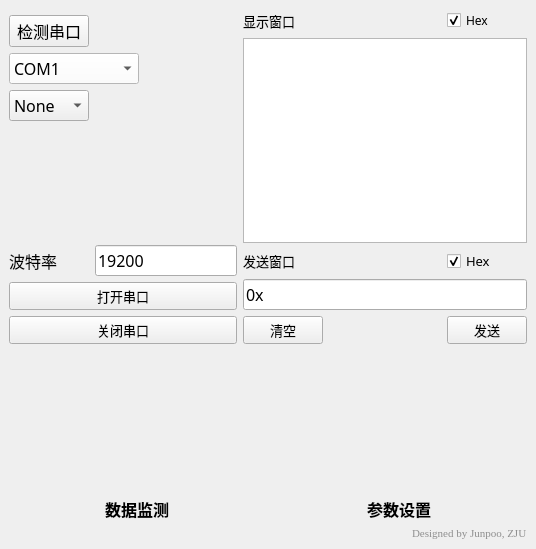
<?xml version="1.0" encoding="UTF-8"?>
<ui version="4.0">
 <class>MainWindow</class>
 <widget class="QMainWindow" name="MainWindow">
  <property name="enabled">
   <bool>true</bool>
  </property>
  <property name="geometry">
   <rect>
    <x>0</x>
    <y>0</y>
    <width>536</width>
    <height>549</height>
   </rect>
  </property>
  <property name="sizePolicy">
   <sizepolicy hsizetype="Fixed" vsizetype="Fixed">
    <horstretch>0</horstretch>
    <verstretch>0</verstretch>
   </sizepolicy>
  </property>
  <property name="maximumSize">
   <size>
    <width>671</width>
    <height>16777215</height>
   </size>
  </property>
  <property name="font">
   <font>
    <family>仿宋</family>
    <pointsize>12</pointsize>
    <weight>50</weight>
    <italic>false</italic>
    <bold>false</bold>
    <underline>false</underline>
    <strikeout>false</strikeout>
    <stylestrategy>PreferDefault</stylestrategy>
    <kerning>true</kerning>
   </font>
  </property>
  <property name="mouseTracking">
   <bool>false</bool>
  </property>
  <property name="contextMenuPolicy">
   <enum>Qt::DefaultContextMenu</enum>
  </property>
  <property name="acceptDrops">
   <bool>false</bool>
  </property>
  <property name="windowTitle">
   <string>MotoControl</string>
  </property>
  <property name="windowIcon">
   <iconset resource="Resource/Resource.qrc">
    <normaloff>:/img/motoicon.png</normaloff>:/img/motoicon.png</iconset>
  </property>
  <property name="autoFillBackground">
   <bool>false</bool>
  </property>
  <property name="styleSheet">
   <string notr="true"/>
  </property>
  <property name="locale">
   <locale language="Chinese" country="China"/>
  </property>
  <property name="iconSize">
   <size>
    <width>40</width>
    <height>40</height>
   </size>
  </property>
  <property name="dockNestingEnabled">
   <bool>false</bool>
  </property>
  <widget class="QWidget" name="centralwidget">
   <layout class="QGridLayout" name="gridLayout_4">
    <item row="1" column="0">
     <layout class="QGridLayout" name="gridLayout">
      <property name="sizeConstraint">
       <enum>QLayout::SetMaximumSize</enum>
      </property>
      <item row="0" column="0">
       <widget class="QPushButton" name="pushButton_6">
        <property name="styleSheet">
         <string notr="true"/>
        </property>
        <property name="text">
         <string>检测串口</string>
        </property>
       </widget>
      </item>
      <item row="1" column="3" colspan="2">
       <spacer name="horizontalSpacer">
        <property name="orientation">
         <enum>Qt::Horizontal</enum>
        </property>
        <property name="sizeHint" stdset="0">
         <size>
          <width>28</width>
          <height>20</height>
         </size>
        </property>
       </spacer>
      </item>
      <item row="4" column="1" colspan="4">
       <widget class="QLineEdit" name="lineEdit">
        <property name="text">
         <string>19200</string>
        </property>
       </widget>
      </item>
      <item row="3" column="0" colspan="5">
       <spacer name="verticalSpacer">
        <property name="orientation">
         <enum>Qt::Vertical</enum>
        </property>
        <property name="sizeType">
         <enum>QSizePolicy::Expanding</enum>
        </property>
        <property name="sizeHint" stdset="0">
         <size>
          <width>208</width>
          <height>28</height>
         </size>
        </property>
       </spacer>
      </item>
      <item row="1" column="0" colspan="3">
       <widget class="QComboBox" name="comboBox">
        <property name="styleSheet">
         <string notr="true">background-color: rgb(255, 255, 255);
</string>
        </property>
        <item>
         <property name="text">
          <string>COM1</string>
         </property>
        </item>
        <item>
         <property name="text">
          <string>COM2</string>
         </property>
        </item>
        <item>
         <property name="text">
          <string>COM3</string>
         </property>
        </item>
        <item>
         <property name="text">
          <string>COM4</string>
         </property>
        </item>
        <item>
         <property name="text">
          <string>COM5</string>
         </property>
        </item>
        <item>
         <property name="text">
          <string>COM6</string>
         </property>
        </item>
        <item>
         <property name="text">
          <string>COM7</string>
         </property>
        </item>
        <item>
         <property name="text">
          <string>COM8</string>
         </property>
        </item>
        <item>
         <property name="text">
          <string>COM9</string>
         </property>
        </item>
       </widget>
      </item>
      <item row="2" column="0">
       <widget class="QComboBox" name="comboBox_2">
        <item>
         <property name="text">
          <string>None</string>
         </property>
        </item>
        <item>
         <property name="text">
          <string>Even</string>
         </property>
        </item>
        <item>
         <property name="text">
          <string>Odd</string>
         </property>
        </item>
       </widget>
      </item>
      <item row="6" column="0" colspan="5">
       <widget class="QPushButton" name="pushButton_2">
        <property name="font">
         <font>
          <family>宋体</family>
          <pointsize>10</pointsize>
         </font>
        </property>
        <property name="styleSheet">
         <string notr="true"/>
        </property>
        <property name="text">
         <string>关闭串口</string>
        </property>
       </widget>
      </item>
      <item row="4" column="0">
       <widget class="QLabel" name="label">
        <property name="styleSheet">
         <string notr="true"/>
        </property>
        <property name="text">
         <string>波特率</string>
        </property>
       </widget>
      </item>
      <item row="5" column="0" colspan="5">
       <widget class="QPushButton" name="pushButton">
        <property name="font">
         <font>
          <family>宋体</family>
          <pointsize>10</pointsize>
         </font>
        </property>
        <property name="styleSheet">
         <string notr="true"/>
        </property>
        <property name="text">
         <string>打开串口</string>
        </property>
        <property name="autoDefault">
         <bool>false</bool>
        </property>
        <property name="default">
         <bool>false</bool>
        </property>
        <property name="flat">
         <bool>false</bool>
        </property>
       </widget>
      </item>
      <item row="0" column="4">
       <widget class="QLabel" name="label_4">
        <property name="sizePolicy">
         <sizepolicy hsizetype="Fixed" vsizetype="Fixed">
          <horstretch>0</horstretch>
          <verstretch>0</verstretch>
         </sizepolicy>
        </property>
        <property name="minimumSize">
         <size>
          <width>67</width>
          <height>28</height>
         </size>
        </property>
        <property name="maximumSize">
         <size>
          <width>67</width>
          <height>26</height>
         </size>
        </property>
        <property name="text">
         <string/>
        </property>
        <property name="pixmap">
         <pixmap resource="Resource/Resource.qrc">:/img/red.png</pixmap>
        </property>
        <property name="scaledContents">
         <bool>true</bool>
        </property>
       </widget>
      </item>
     </layout>
    </item>
    <item row="2" column="0" colspan="2">
     <layout class="QHBoxLayout" name="horizontalLayout">
      <property name="topMargin">
       <number>40</number>
      </property>
      <item>
       <layout class="QVBoxLayout" name="verticalLayout_3">
        <item alignment="Qt::AlignHCenter">
         <widget class="QPushButton" name="pushButton_3">
          <property name="sizePolicy">
           <sizepolicy hsizetype="Fixed" vsizetype="Fixed">
            <horstretch>0</horstretch>
            <verstretch>0</verstretch>
           </sizepolicy>
          </property>
          <property name="minimumSize">
           <size>
            <width>101</width>
            <height>101</height>
           </size>
          </property>
          <property name="font">
           <font>
            <family>Adobe Arabic</family>
            <pointsize>10</pointsize>
            <weight>75</weight>
            <bold>true</bold>
           </font>
          </property>
          <property name="autoFillBackground">
           <bool>false</bool>
          </property>
          <property name="styleSheet">
           <string notr="true">border-radius:50px;
background-image: url(:/img/button.png);

</string>
          </property>
          <property name="text">
           <string/>
          </property>
          <property name="autoDefault">
           <bool>false</bool>
          </property>
          <property name="default">
           <bool>false</bool>
          </property>
          <property name="flat">
           <bool>false</bool>
          </property>
         </widget>
        </item>
        <item alignment="Qt::AlignHCenter">
         <widget class="QLabel" name="label_5">
          <property name="font">
           <font>
            <family>Adobe Arabic</family>
            <pointsize>12</pointsize>
            <weight>75</weight>
            <bold>true</bold>
           </font>
          </property>
          <property name="styleSheet">
           <string notr="true"/>
          </property>
          <property name="text">
           <string>数据监测</string>
          </property>
         </widget>
        </item>
       </layout>
      </item>
      <item>
       <layout class="QVBoxLayout" name="verticalLayout">
        <item alignment="Qt::AlignHCenter">
         <widget class="QPushButton" name="pushButton_4">
          <property name="sizePolicy">
           <sizepolicy hsizetype="Fixed" vsizetype="Fixed">
            <horstretch>0</horstretch>
            <verstretch>0</verstretch>
           </sizepolicy>
          </property>
          <property name="minimumSize">
           <size>
            <width>101</width>
            <height>101</height>
           </size>
          </property>
          <property name="styleSheet">
           <string notr="true">border-radius:50px;
background-image: url(:/img/button.png);

</string>
          </property>
          <property name="text">
           <string/>
          </property>
          <property name="autoDefault">
           <bool>false</bool>
          </property>
          <property name="default">
           <bool>false</bool>
          </property>
          <property name="flat">
           <bool>false</bool>
          </property>
         </widget>
        </item>
        <item alignment="Qt::AlignHCenter">
         <widget class="QLabel" name="label_6">
          <property name="font">
           <font>
            <family>Adobe Arabic</family>
            <pointsize>12</pointsize>
            <weight>75</weight>
            <bold>true</bold>
           </font>
          </property>
          <property name="styleSheet">
           <string notr="true"/>
          </property>
          <property name="text">
           <string>参数设置</string>
          </property>
         </widget>
        </item>
       </layout>
      </item>
     </layout>
    </item>
    <item row="0" column="1" rowspan="2">
     <layout class="QGridLayout" name="gridLayout_2">
      <property name="sizeConstraint">
       <enum>QLayout::SetMaximumSize</enum>
      </property>
      <item row="0" column="4">
       <widget class="QCheckBox" name="checkBox_2">
        <property name="enabled">
         <bool>true</bool>
        </property>
        <property name="font">
         <font>
          <pointsize>9</pointsize>
          <weight>50</weight>
          <bold>false</bold>
         </font>
        </property>
        <property name="mouseTracking">
         <bool>true</bool>
        </property>
        <property name="styleSheet">
         <string notr="true"/>
        </property>
        <property name="text">
         <string>Hex</string>
        </property>
        <property name="checked">
         <bool>true</bool>
        </property>
        <property name="tristate">
         <bool>false</bool>
        </property>
       </widget>
      </item>
      <item row="0" column="0">
       <widget class="QLabel" name="label_2">
        <property name="font">
         <font>
          <pointsize>10</pointsize>
          <weight>50</weight>
          <bold>false</bold>
         </font>
        </property>
        <property name="styleSheet">
         <string notr="true"/>
        </property>
        <property name="text">
         <string>显示窗口</string>
        </property>
       </widget>
      </item>
      <item row="0" column="2" colspan="2">
       <spacer name="horizontalSpacer_6">
        <property name="orientation">
         <enum>Qt::Horizontal</enum>
        </property>
        <property name="sizeHint" stdset="0">
         <size>
          <width>40</width>
          <height>20</height>
         </size>
        </property>
       </spacer>
      </item>
      <item row="2" column="4">
       <widget class="QCheckBox" name="checkBox">
        <property name="font">
         <font>
          <family>仿宋</family>
          <pointsize>10</pointsize>
          <weight>50</weight>
          <italic>false</italic>
          <bold>false</bold>
          <underline>false</underline>
          <strikeout>false</strikeout>
          <stylestrategy>PreferDefault</stylestrategy>
          <kerning>true</kerning>
         </font>
        </property>
        <property name="styleSheet">
         <string notr="true"/>
        </property>
        <property name="text">
         <string>Hex</string>
        </property>
        <property name="checked">
         <bool>true</bool>
        </property>
        <property name="tristate">
         <bool>false</bool>
        </property>
       </widget>
      </item>
      <item row="1" column="0" colspan="5">
       <widget class="QTextBrowser" name="textBrowser">
        <property name="font">
         <font>
          <pointsize>8</pointsize>
          <weight>50</weight>
          <bold>false</bold>
         </font>
        </property>
       </widget>
      </item>
      <item row="2" column="2">
       <spacer name="horizontalSpacer_5">
        <property name="orientation">
         <enum>Qt::Horizontal</enum>
        </property>
        <property name="sizeHint" stdset="0">
         <size>
          <width>40</width>
          <height>20</height>
         </size>
        </property>
       </spacer>
      </item>
      <item row="4" column="0">
       <widget class="QPushButton" name="pushButton_8">
        <property name="font">
         <font>
          <family>宋体</family>
          <pointsize>10</pointsize>
          <weight>50</weight>
          <bold>false</bold>
         </font>
        </property>
        <property name="styleSheet">
         <string notr="true"/>
        </property>
        <property name="text">
         <string>清空</string>
        </property>
       </widget>
      </item>
      <item row="3" column="0" colspan="5">
       <widget class="QLineEdit" name="lineEdit_2">
        <property name="styleSheet">
         <string notr="true"/>
        </property>
        <property name="text">
         <string>0x</string>
        </property>
       </widget>
      </item>
      <item row="2" column="0" colspan="2">
       <widget class="QLabel" name="label_3">
        <property name="font">
         <font>
          <pointsize>10</pointsize>
          <weight>50</weight>
          <bold>false</bold>
         </font>
        </property>
        <property name="styleSheet">
         <string notr="true"/>
        </property>
        <property name="text">
         <string>发送窗口</string>
        </property>
       </widget>
      </item>
      <item row="4" column="4">
       <widget class="QPushButton" name="pushButton_7">
        <property name="font">
         <font>
          <family>宋体</family>
          <pointsize>10</pointsize>
         </font>
        </property>
        <property name="styleSheet">
         <string notr="true"/>
        </property>
        <property name="text">
         <string>发送</string>
        </property>
       </widget>
      </item>
      <item row="4" column="1" colspan="3">
       <spacer name="horizontalSpacer_4">
        <property name="orientation">
         <enum>Qt::Horizontal</enum>
        </property>
        <property name="sizeHint" stdset="0">
         <size>
          <width>88</width>
          <height>20</height>
         </size>
        </property>
       </spacer>
      </item>
     </layout>
    </item>
    <item row="3" column="0" colspan="2" alignment="Qt::AlignRight">
     <widget class="QLabel" name="label_7">
      <property name="font">
       <font>
        <family>Times New Roman</family>
        <pointsize>8</pointsize>
       </font>
      </property>
      <property name="styleSheet">
       <string notr="true">color: rgb(143, 143, 143);</string>
      </property>
      <property name="text">
       <string>Designed by Junpoo, ZJU</string>
      </property>
     </widget>
    </item>
   </layout>
  </widget>
 </widget>
 <resources>
  <include location="Resource/Resource.qrc"/>
 </resources>
 <connections/>
</ui>
